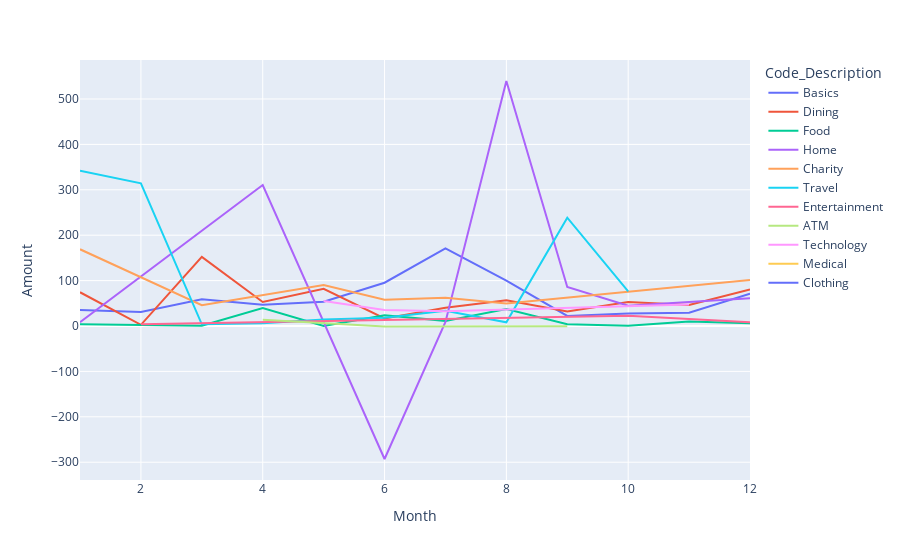

Notebook code for this chart:
### Code cell
fig_monthly_spending_by_selected_codes_line_chart = px.line(df_expenses_by_selected_codes_by_month, x = 'Month', y = 'Amount', color = 'Code_Description')
# See https://plotly.com/python/histograms/

fig_monthly_spending_by_selected_codes_line_chart.write_html(chart_data_folder + '\\fig_monthly_spending_by_selected_codes_line_chart.html') 
fig_monthly_spending_by_selected_codes_line_chart.show()

### Figure 1 — Plotly figure (JSON) as saved in the notebook; plotly's stock layout.template omitted (floating-point values rounded to 4 significant figures)
{"data": [{"hovertemplate": "Code_Description=Basics<br>Month=%{x}<br>Amount=%{y}<extra></extra>", "legendgroup": "Basics", "line": {"color": "#636efa", "dash": "solid"}, "marker": {"symbol": "circle"}, "mode": "lines", "name": "Basics", "orientation": "v", "showlegend": true, "type": "scatter", "x": [1, 2, 3, 4, 5, 6, 7, 8, 9, 10, 11, 12], "xaxis": "x", "y": [35.43, 30.67, 59, 46.72, 53.64, 95.36, 171.1, 100, 22.11, 27.5, 29.21, 70.92], "yaxis": "y"}, {"hovertemplate": "Code_Description=Dining<br>Month=%{x}<br>Amount=%{y}<extra></extra>", "legendgroup": "Dining", "line": {"color": "#EF553B", "dash": "solid"}, "marker": {"symbol": "circle"}, "mode": "lines", "name": "Dining", "orientation": "v", "showlegend": true, "type": "scatter", "x": [1, 2, 3, 4, 5, 6, 7, 8, 9, 10, 11, 12], "xaxis": "x", "y": [74.33, 2.65, 152.2, 52.87, 82.03, 16.77, 40.14, 56.87, 31.74, 52.93, 46.2, 80.65], "yaxis": "y"}, {"hovertemplate": "Code_Description=Food<br>Month=%{x}<br>Amount=%{y}<extra></extra>", "legendgroup": "Food", "line": {"color": "#00cc96", "dash": "solid"}, "marker": {"symbol": "circle"}, "mode": "lines", "name": "Food", "orientation": "v", "showlegend": true, "type": "scatter", "x": [1, 2, 3, 4, 5, 6, 7, 8, 9, 10, 11, 12], "xaxis": "x", "y": [3.71, 2.92, 0.78, 39.46, 0.28, 23.71, 11.29, 37.27, 3.71, 0.58, 9.96, 6.3], "yaxis": "y"}, {"hovertemplate": "Code_Description=Home<br>Month=%{x}<br>Amount=%{y}<extra></extra>", "legendgroup": "Home", "line": {"color": "#ab63fa", "dash": "solid"}, "marker": {"symbol": "circle"}, "mode": "lines", "name": "Home", "orientation": "v", "showlegend": true, "type": "scatter", "x": [1, 4, 6, 7, 8, 9, 10, 12], "xaxis": "x", "y": [8.29, 310.6, -292.9, 8.9, 539.6, 86.06, 44.69, 60.91], "yaxis": "y"}, {"hovertemplate": "Code_Description=Charity<br>Month=%{x}<br>Amount=%{y}<extra></extra>", "legendgroup": "Charity", "line": {"color": "#FFA15A", "dash": "solid"}, "marker": {"symbol": "circle"}, "mode": "lines", "name": "Charity", "orientation": "v", "showlegend": true, "type": "scatter", "x": [1, 3, 5, 6, 7, 8, 12], "xaxis": "x", "y": [169.0, 45.96, 90.17, 57.84, 62.23, 49.66, 101.5], "yaxis": "y"}, {"hovertemplate": "Code_Description=Travel<br>Month=%{x}<br>Amount=%{y}<extra></extra>", "legendgroup": "Travel", "line": {"color": "#19d3f3", "dash": "solid"}, "marker": {"symbol": "circle"}, "mode": "lines", "name": "Travel", "orientation": "v", "showlegend": true, "type": "scatter", "x": [1, 2, 3, 4, 5, 6, 7, 8, 9, 10], "xaxis": "x", "y": [342.0, 314.2, 3.64, 6.3, 14.11, 18.21, 33.32, 8.22, 238.5, 76.47], "yaxis": "y"}, {"hovertemplate": "Code_Description=Entertainment<br>Month=%{x}<br>Amount=%{y}<extra></extra>", "legendgroup": "Entertainment", "line": {"color": "#FF6692", "dash": "solid"}, "marker": {"symbol": "circle"}, "mode": "lines", "name": "Entertainment", "orientation": "v", "showlegend": true, "type": "scatter", "x": [2, 10, 12], "xaxis": "x", "y": [4, 22.32, 8], "yaxis": "y"}, {"hovertemplate": "Code_Description=ATM<br>Month=%{x}<br>Amount=%{y}<extra></extra>", "legendgroup": "ATM", "line": {"color": "#B6E880", "dash": "solid"}, "marker": {"symbol": "circle"}, "mode": "lines", "name": "ATM", "orientation": "v", "showlegend": true, "type": "scatter", "x": [4, 6, 9], "xaxis": "x", "y": [13.5, -1.31, -0.52], "yaxis": "y"}, {"hovertemplate": "Code_Description=Technology<br>Month=%{x}<br>Amount=%{y}<extra></extra>", "legendgroup": "Technology", "line": {"color": "#FF97FF", "dash": "solid"}, "marker": {"symbol": "circle"}, "mode": "lines", "name": "Technology", "orientation": "v", "showlegend": true, "type": "scatter", "x": [5, 6, 7, 11], "xaxis": "x", "y": [55.03, 35.41, 32.68, 47.54], "yaxis": "y"}, {"hovertemplate": "Code_Description=Medical<br>Month=%{x}<br>Amount=%{y}<extra></extra>", "legendgroup": "Medical", "line": {"color": "#FECB52", "dash": "solid"}, "marker": {"symbol": "circle"}, "mode": "lines", "name": "Medical", "orientation": "v", "showlegend": true, "type": "scatter", "x": [6], "xaxis": "x", "y": [6.12], "yaxis": "y"}, {"hovertemplate": "Code_Description=Clothing<br>Month=%{x}<br>Amount=%{y}<extra></extra>", "legendgroup": "Clothing", "line": {"color": "#636efa", "dash": "solid"}, "marker": {"symbol": "circle"}, "mode": "lines", "name": "Clothing", "orientation": "v", "showlegend": true, "type": "scatter", "x": [8], "xaxis": "x", "y": [272.1], "yaxis": "y"}], "layout": {"legend": {"title": {"text": "Code_Description"}, "tracegroupgap": 0}, "margin": {"t": 60}, "xaxis": {"anchor": "y", "domain": [0, 1], "title": {"text": "Month"}}, "yaxis": {"anchor": "x", "domain": [0, 1], "title": {"text": "Amount"}}}}
